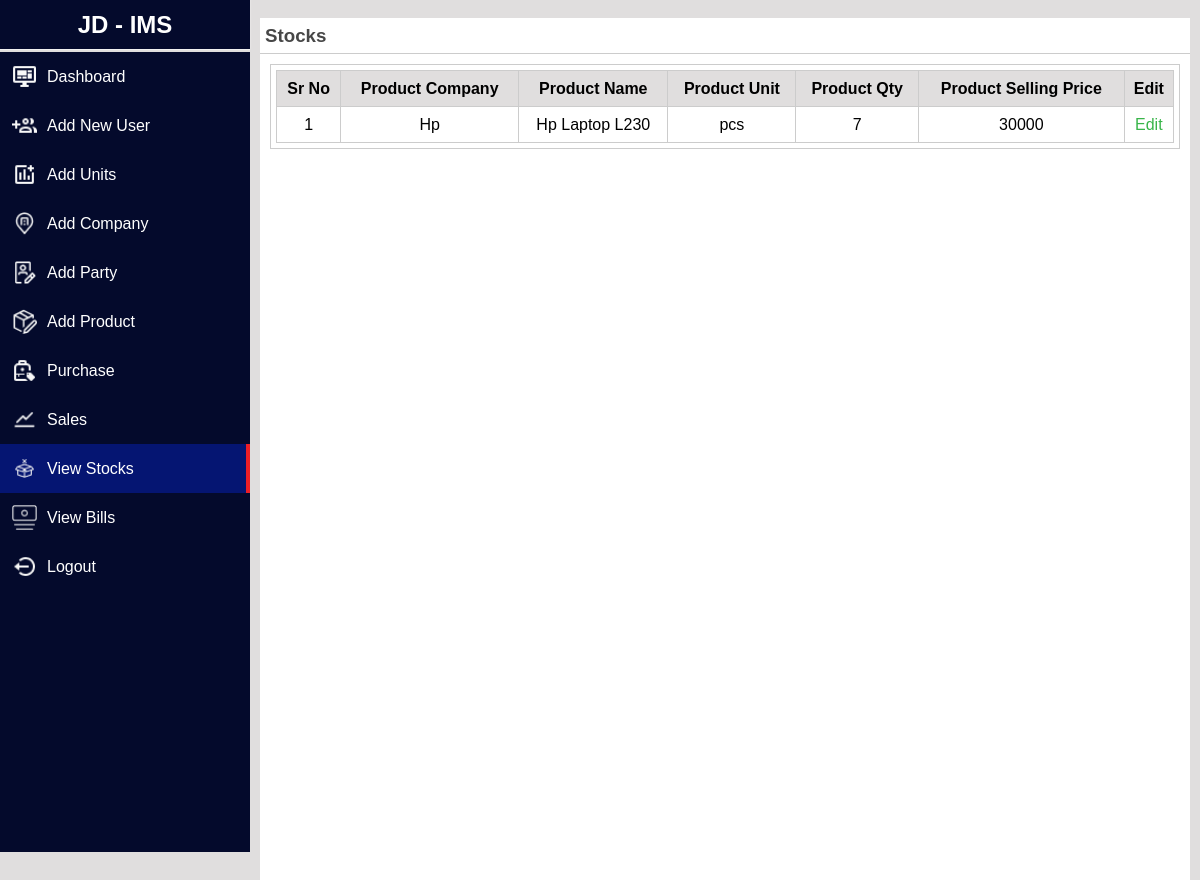
Screenshot of /jd_ims/admin/stock_master.php (signed in) with the database file from the repository.
### tables this page shows
CREATE TABLE `stock_master` (
  `id` int(5) NOT NULL,
  `product_company` varchar(100) NOT NULL,
  `product_name` varchar(100) NOT NULL,
  `product_unit` varchar(50) NOT NULL,
  `product_qty` varchar(5) NOT NULL,
  `product_selling_price` varchar(10) NOT NULL
);

### jd_ims/admin/stock_master.php (the view, shortened to what this page needs)
<?php
include "base.php";
include "../user/connection.php";
?>
<div class="container">
        <div id="content">
            <div id="content_header">
                <h3>Stocks</h3>
            </div>
            <div class="container-fluid">
                <div class="row-fluid" style="background-color: white; min-height: 1000px; padding:10px;">
        <div class="widget-content">
          <table>
            <thead>
                <tr>
                    <th>Sr No</th>
                    <th>Product Company</th>
                    <th>Product Name</th>
                    <th>Product Unit</th>
                    <th>Product Qty</th>
                    <th>Product Selling Price</th>
                    <th>Edit</th>
                </tr>
            </thead>
            <tbody>
                <?php
                $count=0;
                $res=mysqli_query($link, "select * from stock_master");
                while($row=mysqli_fetch_array($res))
                {
                    $count=$count+1;
                    ?>
                    <tr>
                        <td><?php echo $count; ?></td>
                        <td><?php echo $row["product_company"]; ?></td>
                        <td><?php echo $row["product_name"]; ?></td>
                        <td><?php echo $row["product_unit"]; ?></td>
                        <td><?php echo $row["product_qty"]; ?></td>
                        <td><?php echo $row["product_selling_price"]; ?></td>
                        <td><a href="edit_stock_master.php?id=<?php echo $row["id"]; ?>" class="td-edit">Edit</a></td>
                    </tr>
                    <?php
                }
                ?>
            </tbody>
          </table>
        </div>
    </div>
<?php
include "footer.php";
?>

### jd_ims/admin/style.css (style rules this page uses)
* { box-sizing: border-box; margin: 0; padding: 0; font-family: sans-serif; }
:root { --btn-color: #051572; --primary-color: #040a2c; --secondary-color: #ED1E26; --list-color: #39B54A; --dark-color: #000000; --light-color: #FFFFFF; --bg-color: #e0dede; --bg-hover: #f4f4f4; --text-color:#474747; --border-color:#ccc; }
body { background-color: var(--bg-color); }
.container { width: auto; text-align: justify; margin: 0px 0px 10px 250px; line-height: 25px; padding-left: 10px; padding-right: 10px; }
#content_header { background-color: var(--light-color); border-bottom: 1px solid var(--border-color); padding: 5px; }
#content_header h3, h5 { color: var(--text-color); }
.widget-content { border: 1px solid var(--border-color); padding: 5px; }
table,td,th { border-collapse: collapse; border: 1px solid var(--border-color); text-align: center; padding: 5px; }
table { width: 100%; }
th { background-color: var(--bg-color); }
.td-edit { color: var(--list-color); cursor: pointer; text-decoration: none; }

### rows the page displays
stock_master: product_company "Hp", product_name "Hp Laptop L230", product_unit "pcs", product_qty "7", product_selling_price "30000"
